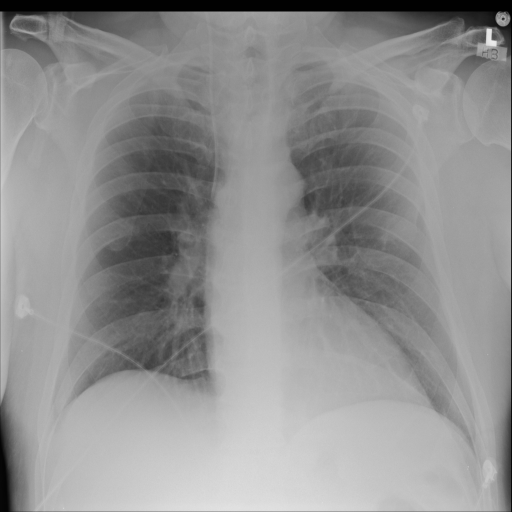
#> input picture healthy_train/00006586_003.png, 1024 x 1024 px, found by its file name (shown at 1/2 size); its folder holds 4 pictures in this run
$ python make_model_with_tests.py
#> lines starting #> are read from the running program, lines starting #| are printed output that depends on the picture; after the words box and inside, x2 and y2 are one past the last pixel; in counts of white or black regions, pixels touching at a corner belong together
# Paths to training images folders
healthy_train_folder = "C:/Users/m_lkn/OneDrive/Desktop/fractal-test/healthy_train"
unhealthy_train_folder = "C:/Users/m_lkn/OneDrive/Desktop/fractal-test/unhealthy_train"

# Path to test images folder
test_images_folder = "C:/Users/m_lkn/OneDrive/Desktop/fractal-test/test_images"

# Allowed image formats
valid_exts = (".jpg", ".jpeg", ".png", ".tif", ".tiff", ".bmp")

import csv
from fileinput import filename
import os
import numpy as np
from skimage import morphology as morph, io, filters, util
import pandas as pd
import pickle as pk
from sklearn.ensemble import RandomForestClassifier as rfc
from sklearn.model_selection import train_test_split as tts
from sklearn.metrics import accuracy_score as acc

# Be able to compute fractal metrics
def get_fractal_dimension(image_path):
    # Load image and convert to binary
    img = io.imread(image_path, as_gray=True)
    thresh = filters.threshold_otsu(img)
    binary = img < thresh
    binary = morph.skeletonize(binary)

    # Box-counting method
    def count_boxes(img, k):
        S = np.add.reduceat(np.add.reduceat(img, np.arange(0, img.shape[0], k), axis=0), np.arange(0, img.shape[1], k), axis=1)
        return len(np.where((S > 0) & (S < k * k))[0])

    p = int(np.floor(np.log(min(binary.shape)) / np.log(2)))
    sizes = 2 ** np.arange(p, 1, -1)

    # Get counts for each size
    counts = []
    for s in sizes:
        counts.append(count_boxes(binary, s))

    # Fit line to log-log data, fractal dimension is negative slope
    coeffs = np.polyfit(np.log(sizes), np.log(counts), 1)
    return -coeffs[0]
def get_lacunarity(image_path):
    # Load image and convert to binary
    img = io.imread(image_path, as_gray=True)
    thresh = filters.threshold_otsu(img)
    binary = img < thresh
    binary = morph.skeletonize(binary)

    # Lacunarity calculation
    p = int(np.floor(np.log(min(binary.shape)) / np.log(2)))
    sizes = 2 ** np.arange(p, 1, -1)
    lacunarity_values = []

    # Iterate over box sizes
    for s in sizes:
        # Create blocks
        h, w = binary.shape
        new_h = (h // s) * s
        new_w = (w // s) * s
        cropped_binary = binary[:new_h, :new_w]
        blocks = util.view_as_blocks(cropped_binary, (s, s))
        mass = np.sum(blocks, axis=(2, 3)).flatten()

        # Calculate lacunarity of box
        mean_mass = np.mean(mass)
        if mean_mass > 0:
            variance = np.var(mass)
            lac = (variance / (mean_mass ** 2)) + 1
            lacunarity_values.append(lac)

    return np.mean(lacunarity_values) if lacunarity_values else 0
def get_succolarity(image_path):
    # Load image and convert to binary
    img = io.imread(image_path, as_gray=True)
    thresh = filters.threshold_otsu(img)
    binary = img < thresh
    binary = morph.skeletonize(binary)

    # Initialize succolarity list
    succolarity_per_scale = []
    h, w = binary.shape
    max_box_size = min(h, w) // 4
    if max_box_size < 2:
        max_box_size = 2
    box_sizes = np.linspace(2, max_box_size, 5, dtype=int)

    # Iterate over box sizes
    for s in box_sizes:
        reduced_h = h // s
        reduced_w = w // s
        occupancy = np.zeros((reduced_h, reduced_w))

        # Calculate occupancy for each box
        for i in range(reduced_h):
            for j in range(reduced_w):
                box = binary[i * s : (i + 1) * s, j * s : (j + 1) * s]
                occupancy[i, j] = np.sum(box) / (s * s)

        # Calculate succolarity for this scale
        pressure = np.tile(np.arange(1, reduced_h + 1).reshape(-1, 1), (1, reduced_w))
        numerator = np.sum(occupancy * pressure)
        denominator = np.sum(pressure)

        if denominator > 0:
            succolarity_per_scale.append(numerator / denominator)

    # Return average succolarity
    return np.mean(succolarity_per_scale) if succolarity_per_scale else 0

# Be able to process folders of training images
def process_folder(input_folder, output_csv, condition):
    # Prepare CSV file
    header = ["filename", "fractal_dimension", "lacunarity", "succolarity", "condition"]

    # Open CSV for writing
    with open(output_csv, mode='w', newline='') as f:
        # Create writer
        writer = csv.writer(f)
        writer.writerow(header)

        # Iterate through files
        for filename in os.listdir(input_folder):
            if filename.lower().endswith(valid_exts):
                print(f"Processing {filename}...", end = " ")
                image_path = os.path.join(input_folder, filename)

                # Calculate metrics
                try:
                    frac_dim = get_fractal_dimension(image_path)
                    lacuna = get_lacunarity(image_path)
                    succo = get_succolarity(image_path)

                    # Write to CSV file
                    writer.writerow([filename, frac_dim, lacuna, succo, condition])
                    print("complete, moving to next image")
                except Exception as e:
                    print(f"error processing due to {e}")


# Process healthy images
process_folder(healthy_train_folder, "healthy-train_results.csv", 0)
#> in get_fractal_dimension, img is the input picture: shape (1024, 1024); min 0, max 235, mean 144.1
#> in get_fractal_dimension, `thresh = filters.threshold_otsu(img)`: thresh = 126
#> in get_fractal_dimension, `binary = img < thresh`:
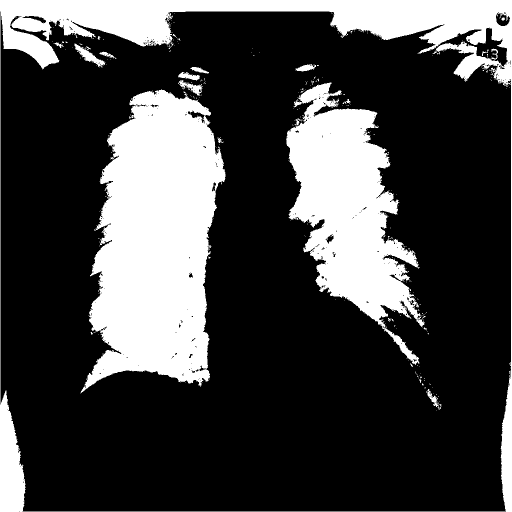
#> binary: shape (1024, 1024) bool (shown at 1/2 size); 26.3% white; 308 white regions (288 under 20 px), largest, box (x1, y1, x2, y2) and area: (160, 179, 451, 787) 118249, (0, 0, 1024, 1024) 81495, (572, 165, 849, 730) 72103
#> in get_fractal_dimension, `binary = morph.skeletonize(binary)`:
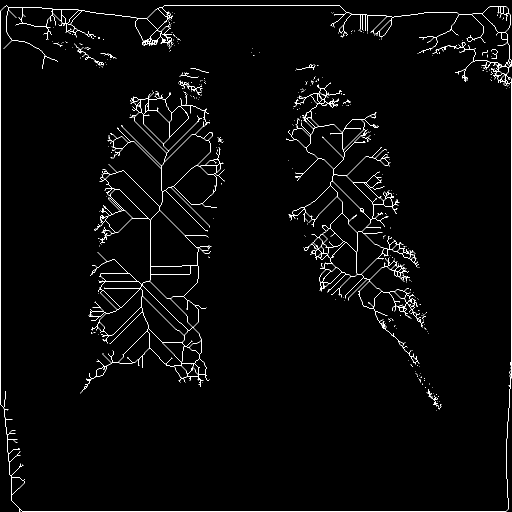
#> binary: shape (1024, 1024) bool (shown at 1/2 size); 2% white in thin lines or dots
#> the loop in get_fractal_dimension, `for s in sizes:` made 9 passes
#> S in count_boxes on passes 1 to 2: [20516], [[6396, 6652], [4236, 3232]]
#> after the loop in get_fractal_dimension, `for s in sizes:`: counts = [1, 4, 16, 59, 160, 441, 1183, 2889, 6290]
#> in get_fractal_dimension, `coeffs = np.polyfit(np.log(sizes), np.log(counts), 1)`: coeffs = [-1.57, 11.33]
#> in process_folder, `frac_dim = get_fractal_dimension(image_path)`: frac_dim = 1.57
#> in get_lacunarity, `thresh = filters.threshold_otsu(img)`: thresh = 126
#> the loop in get_lacunarity, `for s in sizes:` made 9 passes
#> (mass, mean_mass, variance, lac) on passes 1 to 2: ([20516], 20516, 0, 1), ([6396, 6652, 4236, 3232], 5129, 2080219, 1.08)
#> (mean_mass, variance, lac) on passes 3 to 8: (1282.2, 374884.3, 1.23), (320.6, 73302.7, 1.71), (80.14, 8918.3, 2.39), (20.04, 972.8, 3.42), (5.01, 96.45, 4.84), (1.25, 10.15, 7.47)
#> after the loop in get_lacunarity, `for s in sizes:`: lacunarity_values = [1, 1.08, 1.23, 1.71, 2.39, 3.42, 4.84, 7.47, 12.7]
#> in process_folder, `lacuna = get_lacunarity(image_path)`: lacuna = 3.98
#> in get_succolarity, `thresh = filters.threshold_otsu(img)`: thresh = 126
#> after the loop in get_succolarity, `for s in box_sizes:`: succolarity_per_scale = [0.0157, 0.0149, 0.0182, 0.0161, 0.0166]
#> in process_folder, `succo = get_succolarity(image_path)`: succo = 0.0163
#> pass 2 of the loop in process_folder, `for filename in os.listdir(input_folder):`:
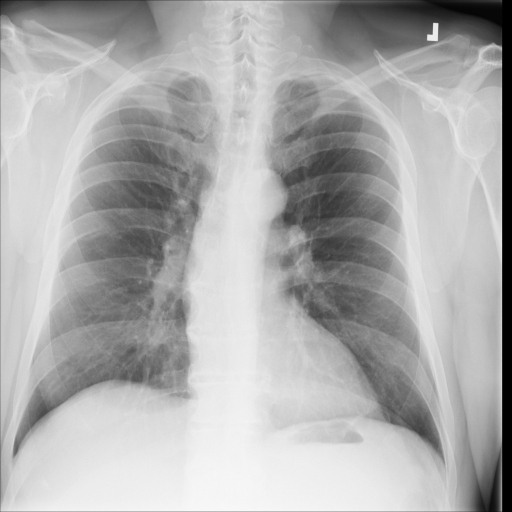
#> input picture healthy_train/00006586_005.png, 1024 x 1024 px, found by its file name (shown at 1/2 size)
#> in get_fractal_dimension, img is the input picture: shape (1024, 1024); min 0, max 255, mean 172.8
#> in get_fractal_dimension (call 2), `thresh = filters.threshold_otsu(img)`: thresh = 156
#> in get_fractal_dimension (call 2), `binary = img < thresh`:
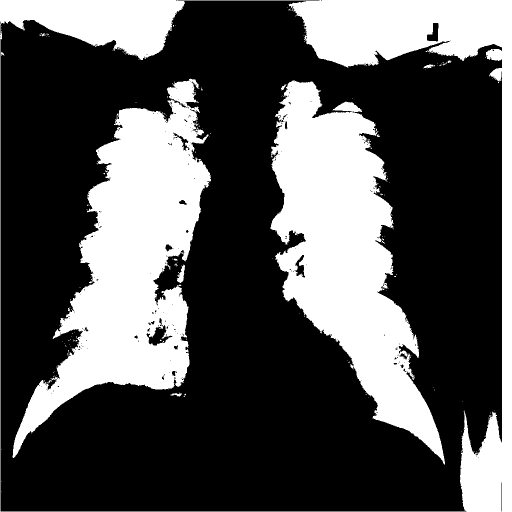
#> binary: shape (1024, 1024) bool (shown at 1/2 size); 33% white; 194 white regions (182 under 20 px), largest, box (x1, y1, x2, y2) and area: (25, 157, 422, 916) 120010, (541, 161, 890, 929) 117114, (0, 0, 1024, 1024) 107260
#> in get_fractal_dimension (call 2), `binary = morph.skeletonize(binary)`:
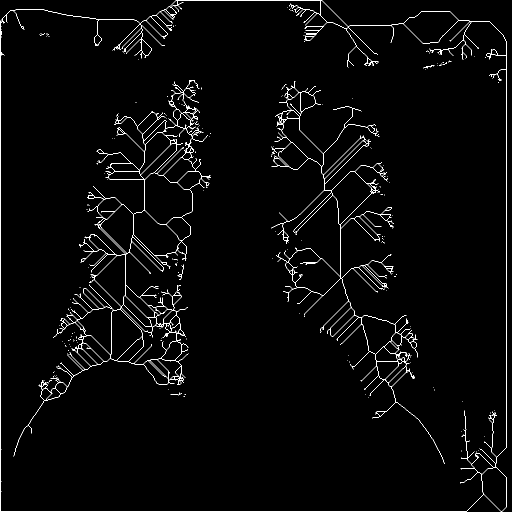
#> binary: shape (1024, 1024) bool (shown at 1/2 size); 2% white in thin lines or dots
#> the loop in get_fractal_dimension (call 2), `for s in sizes:` made 9 passes
#> S in count_boxes on passes 1 to 2: [20619], [[5736, 5425], [5142, 4316]]
#> after the loop in get_fractal_dimension (call 2), `for s in sizes:`: counts = [1, 4, 16, 59, 175, 473, 1256, 3056, 6575]
#> coeffs = [-1.58, 11.42]
#> frac_dim = 1.58
#> the loop in get_lacunarity (call 2), `for s in sizes:` made 9 passes
#> (mass, mean_mass, variance, lac) on passes 1 to 2: ([20619], 20619, 0, 1), ([5736, 5425, 5142, 4316], 5154.8, 278637.7, 1.01)
#> lacuna = 3.76
#> succo = 0.0183
#> pass 3 of the loop in process_folder, `for filename in os.listdir(input_folder):`:
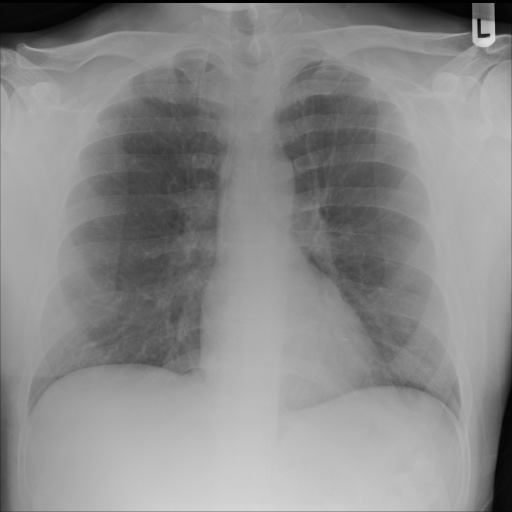
#> input picture healthy_train/00006588_001.png, 1024 x 1024 px, found by its file name (shown at 1/2 size)
#> in get_fractal_dimension, img is the input picture: shape (1024, 1024); min 0, max 223, mean 138.1
#> in get_fractal_dimension (call 3), `thresh = filters.threshold_otsu(img)`: thresh = 125
#> in get_fractal_dimension (call 3), `binary = img < thresh`:
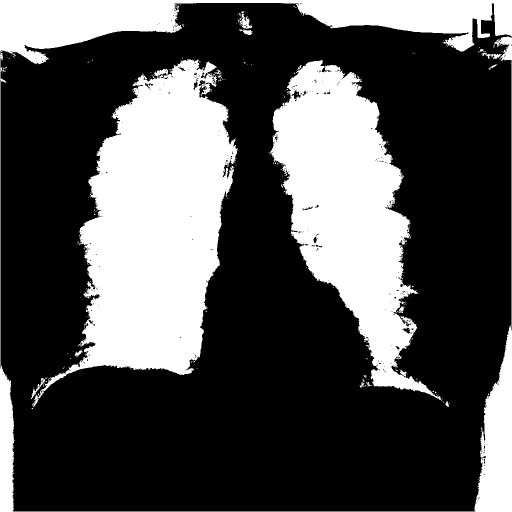
#> binary: shape (1024, 1024) bool (shown at 1/2 size); 31.6% white; 280 white regions (264 under 20 px), largest, box (x1, y1, x2, y2) and area: (62, 119, 475, 814) 141813, (539, 120, 884, 802) 104714, (0, 0, 1024, 1024) 83063
#> in get_fractal_dimension (call 3), `binary = morph.skeletonize(binary)`:
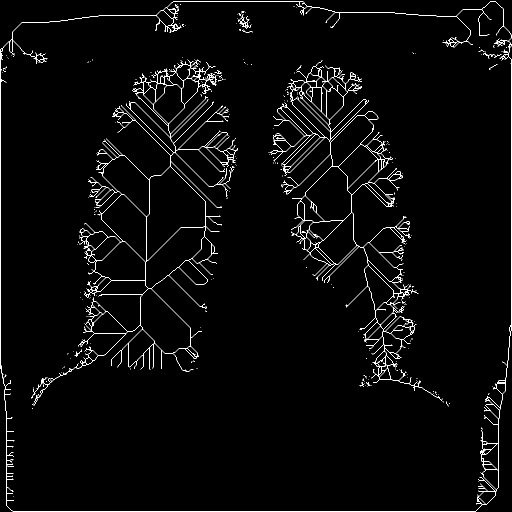
#> binary: shape (1024, 1024) bool (shown at 1/2 size); 2.2% white in thin lines or dots
#> the loop in get_fractal_dimension (call 3), `for s in sizes:` made 9 passes
#> S in count_boxes on passes 1 to 2: [22700], [[7082, 7120], [4179, 4319]]
#> after the loop in get_fractal_dimension (call 3), `for s in sizes:`: counts = [1, 4, 16, 58, 168, 468, 1244, 3120, 7032]
#> coeffs = [-1.59, 11.46]
#> frac_dim = 1.59
#> lacuna = 3.74
#> succo = 0.0186
#> the loop made 4 passes; the first 3 are shown
print("Healthy training data processing complete.")
healthy_train = pd.read_csv("healthy-train_results.csv")

# Process unhealthy images
process_folder(unhealthy_train_folder, "unhealthy-train_results.csv", 1)
#> (the run stopped early here; a loop or call above may not have finished)
